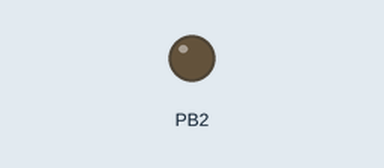
This program was run on a simulated ATmega328P, built with avr-gcc and emulated at 16 MHz. On the bench: output pins drawn as LEDs (lit = HIGH). Dashed ring = blinking.

Above: at 0.3 s.
At 2.3 s:
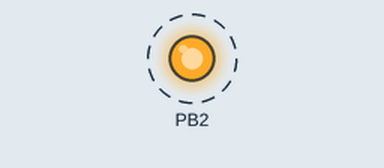
Timing chart, 0 to 3.0 s (numbered marks = the images above):
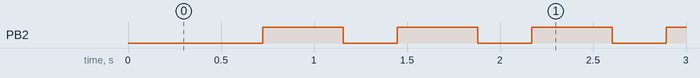

The program:

main.c
```c
/*
 * DA2C_A.c
 *
 * Created: 3/22/2019 11:09:35 PM
 * Author : Cody Hudson
 */
#define F_CPU 16000000UL
#include <avr/io.h>
#include <util/delay.h>
#include <avr/interrupt.h>

int Count = 0;
int main(void)
{
	DDRB |= (1<<DDB2);		//SETS DIRECTION OF PORT B2 AS OUTPUT
	TCNT0 = 0x8F;			//SETS HIGHEST VALUE FOR TIMMER 0x8F
	TCCR0A = 0x00;			//SETS TIMMER TO BE NORMAL MODE
	TCCR0B = 0x05;			//SETS PRESCALLER TO 1024
	while(1){
		while((TIFR0 & 0x01) == 0)	//WHEN FLAG ISNT SET STAY HERE
		;
		TCNT0 = 0x8F;		//SET TNCT BACK UP TO 0x8F
		TIFR0 = 0x01;		//CLEAR FLAG
		Count++;			//INCRIMENT COUNTER
		if(Count == 60)		//40% OF THE TIME DO THIS
			PORTB &= (0<<PORTB2);	//SET WAVEFORM LOW
		if(Count == 100){	//60% OF THE TIME DO THIS
			PORTB |= (1<<PORTB2);	//SET WAVEFORM HIGH
			Count = 0;		//SET COUNTER BACK TO 0
		}
	}
}
```

Measured:
- by itself, PB2: alternates HIGH for 0.43 s and LOW for 0.29 s
